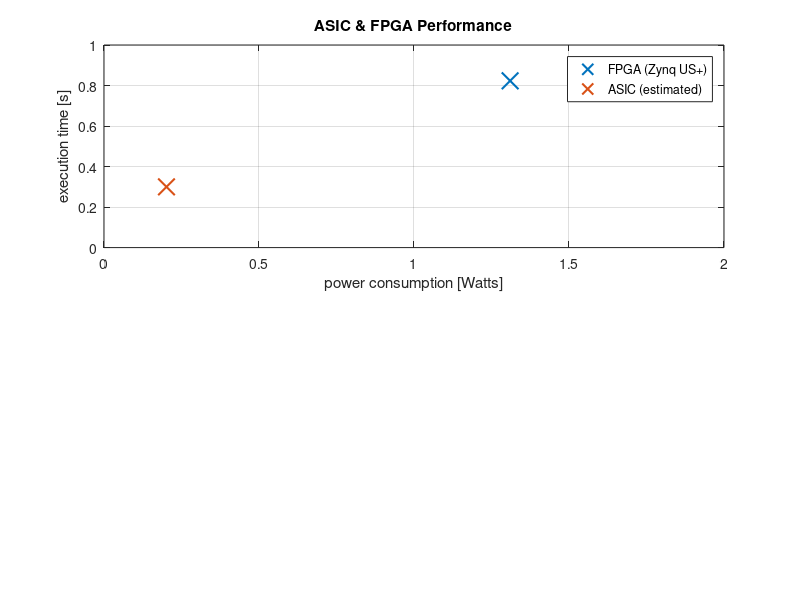

The MATLAB script that drew this image: (Note: this script raises an error after producing the figure.)
clear; close all; clc;

%% DATA

% FPGA stats
time_exec_fpga = 0.823;                     % seconds
power_consum_fpga = 1.31;                   % watts

% ASIC stats
time_exec_asic = 0.3;                       % seconds
power_consum_asic = power_consum_fpga/6.5;  % watts

%% PLOT

figure()
subplot(2,1,1)
plot(power_consum_fpga,time_exec_fpga,'x','linewidth',1.5,'MarkerSize',12)
grid on
hold on
plot(power_consum_asic,time_exec_asic,'x','linewidth',1.5,'MarkerSize',12)
xlim([0 2])
ylim([0 1])
legend('FPGA (Zynq US+)','ASIC (estimated)','Location','best')
xlabel('power consumption [Watts]')
ylabel('execution time [s]')
title('ASIC & FPGA Performance')

X = categorical({'power consumption [watts]', 'execution time [s]'});

subplot(2,1,2)
bar(X, [time_exec_fpga time_exec_asic;power_consum_fpga power_consum_asic])
grid on
legend('FPGA (Zynq US+)','ASIC (estimated)')
title('ASIC vs FPGA: Power and Speed')


